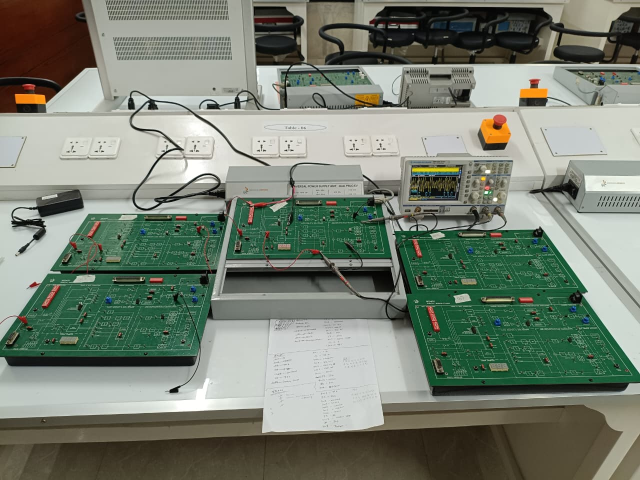
#> input picture mcm31-dataset/photos/5_selected_boards_after_completion_of_dataset.jpeg, 1280 x 960 px (shown at 1/2 size)
$ python setup_figure.py
#> lines starting #> are read from the running program, lines starting #| are printed output that depends on the picture
"""
setup_figure.py - turn the bench photograph into a publication figure.

A raw phone photograph is not a figure. This crops away the room behind the
bench, which carries no information, and labels the instruments a reader needs
to identify: the oscilloscope, the supply, the probe points, and the units under
test. Labels are drawn as vector text so they stay sharp in the PDF.
"""
import os

import matplotlib
matplotlib.use("Agg")
import matplotlib.pyplot as plt
from PIL import Image

ROOT = os.path.dirname(os.path.dirname(os.path.abspath(__file__)))
SRC = os.path.join(ROOT, "photos",
                   "5_selected_boards_after_completion_of_dataset.jpeg")
OUT = os.path.join(ROOT, "figures")
os.makedirs(OUT, exist_ok=True)

INK, INK2 = "#0b0b0b", "#52514e"
CALL = "#eb6834"          # callout colour, same orange as the other figures

# crop: keep the bench, drop the room behind it
CROP = (0, 300, 1240, 940)      # left, upper, right, lower
im = Image.open(SRC).crop(CROP)
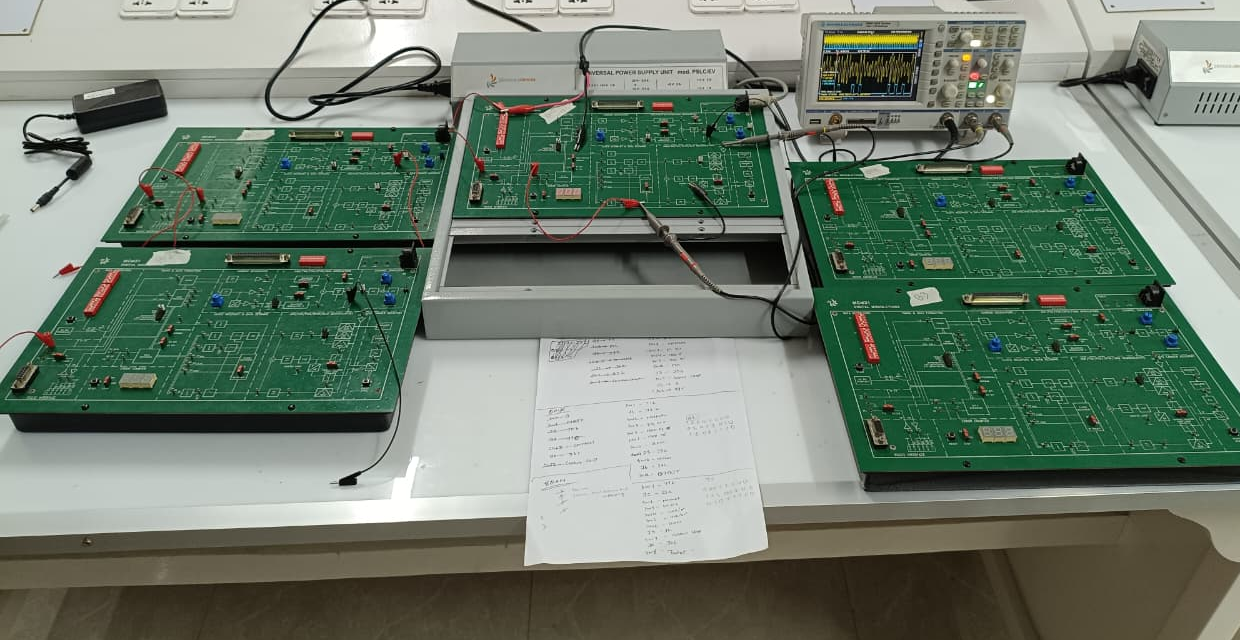
#> im: PIL image 1240x640 RGB; mean R, G, B 109.8, 124.7, 109.6
W, H = im.size
#> W = 1240; H = 640

fig, ax = plt.subplots(figsize=(7.1, 7.1 * H / W))
ax.imshow(im)
ax.set_axis_off()

# (text x, text y, arrow-tip x, arrow-tip y, label) in cropped pixel coords
CALLOUTS = [
    (960,  30, 890,  75, "Digital oscilloscope\n(TP-20 and TP-9, simultaneous)"),
    (430,  35, 600,  70, "Universal power supply"),
    (760, 235, 700, 190, "Probe pair"),
    (150, 300, 260, 250, "MCM31/EV units under test"),
    (600, 560, 640, 500, "Bench logbook"),
]
for tx, ty, ax_, ay, label in CALLOUTS:
    ax.annotate(
        label, xy=(ax_, ay), xytext=(tx, ty),
        fontsize=7, color=INK, ha="center", va="center",
        bbox=dict(boxstyle="round,pad=0.30", fc="white", ec=CALL, lw=0.9,
                  alpha=0.93),
        arrowprops=dict(arrowstyle="-|>", color=CALL, lw=1.1,
                        shrinkA=2, shrinkB=2))

fig.tight_layout(pad=0.1)
for ext in ("pdf", "png"):
    fig.savefig(os.path.join(OUT, f"fig0_setup.{ext}"), dpi=300,
                bbox_inches="tight")
plt.close(fig)
print(f"fig0_setup.pdf / .png written  (cropped from {Image.open(SRC).size} "
      f"to {(W, H)})")
#| fig0_setup.pdf / .png written  (cropped from (1280, 960) to (1240, 640))
